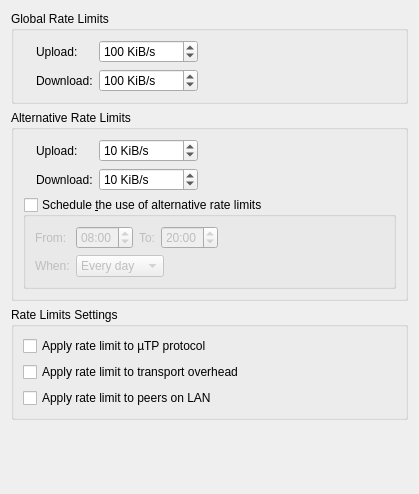
          <widget class="QWidget" name="scrollAreaWidgetContents_9">
           <property name="geometry">
            <rect>
             <x>0</x>
             <y>0</y>
             <width>419</width>
             <height>494</height>
            </rect>
           </property>
           <layout class="QVBoxLayout" name="verticalLayout_5">
            <item>
             <widget class="QGroupBox" name="rateLimitBox">
              <property name="title">
               <string>Global Rate Limits</string>
              </property>
              <layout class="QGridLayout" name="rateLimitBoxLayout">
               <item row="0" column="2">
                <widget class="QSpinBox" name="spinUploadLimit">
                 <property name="specialValueText">
                  <string>∞</string>
                 </property>
                 <property name="suffix">
                  <string> KiB/s</string>
                 </property>
                 <property name="maximum">
                  <number>2000000</number>
                 </property>
                 <property name="value">
                  <number>100</number>
                 </property>
                </widget>
               </item>
               <item row="1" column="2">
                <widget class="QSpinBox" name="spinDownloadLimit">
                 <property name="specialValueText">
                  <string>∞</string>
                 </property>
                 <property name="suffix">
                  <string> KiB/s</string>
                 </property>
                 <property name="maximum">
                  <number>2000000</number>
                 </property>
                 <property name="value">
                  <number>100</number>
                 </property>
                </widget>
               </item>
               <item row="0" column="0" rowspan="2">
                <widget class="QLabel" name="labelGlobalRate"/>
               </item>
               <item row="0" column="3">
                <spacer name="horizontalSpacer">
                 <property name="orientation">
                  <enum>Qt::Orientation::Horizontal</enum>
                 </property>
                 <property name="sizeHint" stdset="0">
                  <size>
                   <width>40</width>
                   <height>20</height>
                  </size>
                 </property>
                </spacer>
               </item>
               <item row="0" column="1">
                <widget class="QLabel" name="label_10">
                 <property name="text">
                  <string>Upload:</string>
                 </property>
                </widget>
               </item>
               <item row="1" column="1">
                <widget class="QLabel" name="label_11">
                 <property name="text">
                  <string>Download:</string>
                 </property>
                </widget>
               </item>
              </layout>
             </widget>
            </item>
            <item>
             <widget class="QGroupBox" name="altRateLimitBox">
              <property name="title">
               <string>Alternative Rate Limits</string>
              </property>
              <layout class="QGridLayout" name="gridLayout_6">
               <item row="1" column="2">
                <widget class="QSpinBox" name="spinDownloadLimitAlt">
                 <property name="specialValueText">
                  <string>∞</string>
                 </property>
                 <property name="suffix">
                  <string> KiB/s</string>
                 </property>
                 <property name="maximum">
                  <number>2000000</number>
                 </property>
                 <property name="value">
                  <number>10</number>
                 </property>
                </widget>
               </item>
               <item row="0" column="0" rowspan="2">
                <widget class="QLabel" name="labelAltRate"/>
               </item>
               <item row="2" column="0" colspan="4">
                <widget class="QGroupBox" name="groupBoxSchedule">
                 <property name="title">
                  <string>Schedule &amp;the use of alternative rate limits</string>
                 </property>
                 <property name="checkable">
                  <bool>true</bool>
                 </property>
                 <property name="checked">
                  <bool>false</bool>
                 </property>
                 <layout class="QGridLayout" name="gridLayout_7">
                  <item row="0" column="0">
                   <widget class="QLabel" name="label_6">
                    <property name="toolTip">
                     <string>Start time</string>
                    </property>
                    <property name="text">
                     <string comment="From start time">From:</string>
                    </property>
                   </widget>
                  </item>
                  <item row="0" column="3">
                   <widget class="QTimeEdit" name="timeEditScheduleTo">
                    <property name="wrapping">
                     <bool>true</bool>
                    </property>
                    <property name="displayFormat">
                     <string notr="true">hh:mm</string>
                    </property>
                    <property name="time">
                     <time>
                      <hour>20</hour>
                      <minute>0</minute>
                      <second>0</second>
                     </time>
                    </property>
                   </widget>
                  </item>
                  <item row="0" column="2">
                   <widget class="QLabel" name="label_17">
                    <property name="toolTip">
                     <string>End time</string>
                    </property>
                    <property name="text">
                     <string comment="To end time">To:</string>
                    </property>
                   </widget>
                  </item>
                  <item row="0" column="1">
                   <widget class="QTimeEdit" name="timeEditScheduleFrom">
                    <property name="wrapping">
                     <bool>true</bool>
                    </property>
                    <property name="displayFormat">
                     <string notr="true">hh:mm</string>
                    </property>
                    <property name="calendarPopup">
                     <bool>false</bool>
                    </property>
                    <property name="time">
                     <time>
                      <hour>8</hour>
                      <minute>0</minute>
                      <second>0</second>
                     </time>
                    </property>
                   </widget>
                  </item>
                  <item row="1" column="0">
                   <widget class="QLabel" name="label_18">
                    <property name="text">
                     <string>When:</string>
                    </property>
                   </widget>
                  </item>
                  <item row="1" column="1" colspan="3">
                   <widget class="QComboBox" name="comboBoxScheduleDays">
                    <property name="sizePolicy">
                     <sizepolicy hsizetype="Fixed" vsizetype="Fixed">
                      <horstretch>0</horstretch>
                      <verstretch>0</verstretch>
                     </sizepolicy>
                    </property>
                    <item>
                     <property name="text">
                      <string>Every day</string>
                     </property>
                    </item>
                    <item>
                     <property name="text">
                      <string>Weekdays</string>
                     </property>
                    </item>
                    <item>
                     <property name="text">
                      <string>Weekends</string>
                     </property>
                    </item>
                   </widget>
                  </item>
                  <item row="0" column="4">
                   <spacer name="horizontalSpacer_8">
                    <property name="orientation">
                     <enum>Qt::Orientation::Horizontal</enum>
                    </property>
                    <property name="sizeHint" stdset="0">
                     <size>
                      <width>40</width>
                      <height>20</height>
                     </size>
                    </property>
                   </spacer>
                  </item>
                 </layout>
                </widget>
               </item>
               <item row="0" column="2">
                <widget class="QSpinBox" name="spinUploadLimitAlt">
                 <property name="specialValueText">
                  <string>∞</string>
                 </property>
                 <property name="suffix">
                  <string> KiB/s</string>
                 </property>
                 <property name="maximum">
                  <number>2000000</number>
                 </property>
                 <property name="value">
                  <number>10</number>
                 </property>
                </widget>
               </item>
               <item row="0" column="3">
                <spacer name="horizontalSpacer_5">
                 <property name="orientation">
                  <enum>Qt::Orientation::Horizontal</enum>
                 </property>
                 <property name="sizeHint" stdset="0">
                  <size>
                   <width>40</width>
                   <height>20</height>
                  </size>
                 </property>
                </spacer>
               </item>
               <item row="0" column="1">
                <widget class="QLabel" name="label_13">
                 <property name="text">
                  <string>Upload:</string>
                 </property>
                </widget>
               </item>
               <item row="1" column="1">
                <widget class="QLabel" name="label_14">
                 <property name="text">
                  <string>Download:</string>
                 </property>
                </widget>
               </item>
              </layout>
             </widget>
            </item>
            <item>
             <widget class="QGroupBox" name="rateLimitsGroupBox">
              <property name="title">
               <string>Rate Limits Settings</string>
              </property>
              <layout class="QVBoxLayout" name="verticalLayout_30">
               <item>
                <widget class="QCheckBox" name="checkLimituTPConnections">
                 <property name="text">
                  <string>Apply rate limit to µTP protocol</string>
                 </property>
                </widget>
               </item>
               <item>
                <widget class="QCheckBox" name="checkLimitTransportOverhead">
                 <property name="text">
                  <string>Apply rate limit to transport overhead</string>
                 </property>
                </widget>
               </item>
               <item>
                <widget class="QCheckBox" name="checkLimitLocalPeerRate">
                 <property name="text">
                  <string>Apply rate limit to peers on LAN</string>
                 </property>
                </widget>
               </item>
              </layout>
             </widget>
            </item>
            <item>
             <spacer name="verticalSpacer_2">
              <property name="orientation">
               <enum>Qt::Orientation::Vertical</enum>
              </property>
              <property name="sizeHint" stdset="0">
               <size>
                <width>20</width>
                <height>40</height>
               </size>
              </property>
             </spacer>
            </item>
           </layout>
          </widget>
